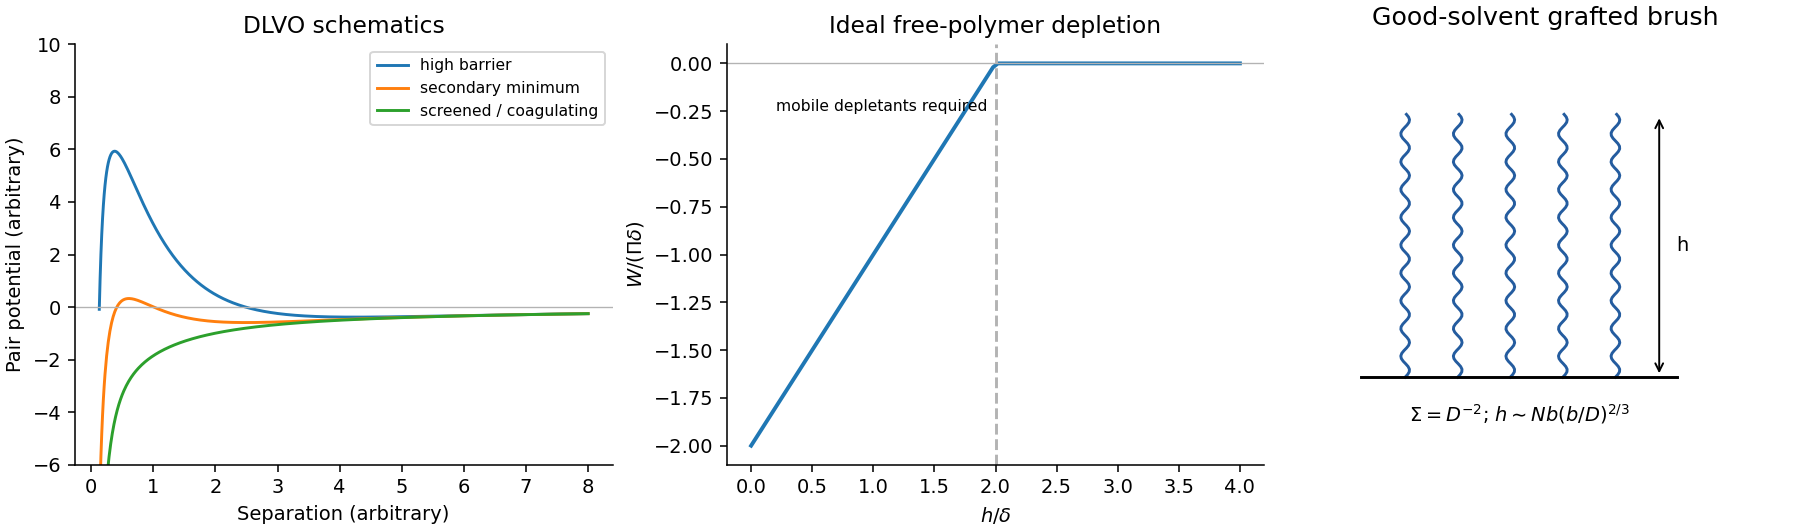

Python code for this plot:
"""Original explanatory figure. Python 3.14, numpy 2.3.5, matplotlib 3.10.7.
Run through the root Makefile; the PNG basename is written to the current directory.
"""
from pathlib import Path
import sys
sys.path.insert(0,str(Path(__file__).resolve().parents[2]))
import numpy as np
import matplotlib.pyplot as plt
from matplotlib.patches import Circle, Polygon
from tools.chemistry_diagram import bond, atom, ring, wedge, curly, flow, finish, save
plt.rcParams.update({'font.size':10,'axes.spines.top':False,'axes.spines.right':False})
fig,axs=plt.subplots(1,3,figsize=(13,3.8),layout='constrained')
a=axs[0];h=np.linspace(.13,8,600)
for B,k,label in [(18,1.25,'high barrier'),(9,1.5,'secondary minimum'),(3,3,'screened / coagulating')]:
 u=B*np.exp(-k*h)-2/h;a.plot(h,u,label=label)
a.axhline(0,c='0.7',lw=.7);a.set(xlabel='Separation (arbitrary)',ylabel='Pair potential (arbitrary)',ylim=(-6,10),title='DLVO schematics');a.legend(fontsize=8)
a=axs[1];h=np.linspace(0,4,100);a.plot(h,-np.maximum(2-h,0),lw=2);a.axhline(0,c='0.7',lw=.7);a.set(xlabel=r'$h/\delta$',ylabel=r'$W/(\Pi\delta)$',title='Ideal free-polymer depletion');a.axvline(2,c='0.7',ls='--');a.text(.2,-.25,'mobile depletants required',fontsize=8)
a=axs[2];D=10;b=2;N=1e4;x=np.linspace(-.8,.8,100)
for xx in [-.65,-.35,-.05,.25,.55]:a.plot(xx+.025*np.sin(np.arange(100)*.6),np.linspace(0,1.5,100),color='#245c9f')
a.plot([-.9,.9],[0,0],c='black');a.annotate('',(.8,1.5),(.8,0),arrowprops={'arrowstyle':'<->'});a.text(.9,.75,'h',va='center');a.text(0,-.25,r'$\Sigma=D^{-2}$; $h\sim Nb(b/D)^{2/3}$',ha='center',fontsize=10);finish(a,(-1.1,1.4),(-.5,1.9),'Good-solvent grafted brush')
save(fig,'paper-2-colloidal-potentials.png')
